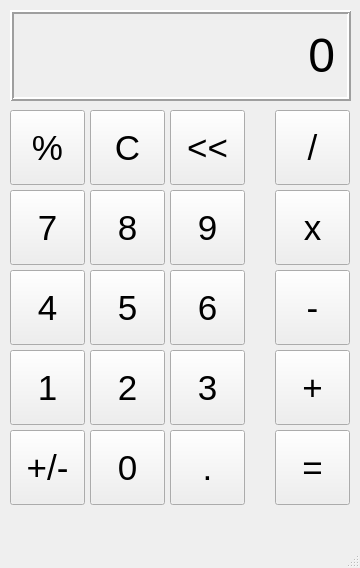
<?xml version="1.0" encoding="UTF-8"?>
<ui version="4.0">
 <class>MainWindow</class>
 <widget class="QMainWindow" name="MainWindow">
  <property name="geometry">
   <rect>
    <x>0</x>
    <y>0</y>
    <width>360</width>
    <height>568</height>
   </rect>
  </property>
  <property name="windowTitle">
   <string>Calculator</string>
  </property>
  <widget class="QWidget" name="centralwidget">
   <widget class="QLabel" name="output_lable">
    <property name="geometry">
     <rect>
      <x>10</x>
      <y>10</y>
      <width>341</width>
      <height>91</height>
     </rect>
    </property>
    <property name="font">
     <font>
      <pointsize>36</pointsize>
     </font>
    </property>
    <property name="frameShape">
     <enum>QFrame::Box</enum>
    </property>
    <property name="frameShadow">
     <enum>QFrame::Raised</enum>
    </property>
    <property name="lineWidth">
     <number>2</number>
    </property>
    <property name="text">
     <string>0</string>
    </property>
    <property name="alignment">
     <set>Qt::AlignRight|Qt::AlignTrailing|Qt::AlignVCenter</set>
    </property>
    <property name="margin">
     <number>10</number>
    </property>
   </widget>
   <widget class="QPushButton" name="percent_button">
    <property name="geometry">
     <rect>
      <x>10</x>
      <y>110</y>
      <width>75</width>
      <height>75</height>
     </rect>
    </property>
    <property name="font">
     <font>
      <pointsize>26</pointsize>
     </font>
    </property>
    <property name="text">
     <string>%</string>
    </property>
   </widget>
   <widget class="QPushButton" name="c_button">
    <property name="geometry">
     <rect>
      <x>90</x>
      <y>110</y>
      <width>75</width>
      <height>75</height>
     </rect>
    </property>
    <property name="font">
     <font>
      <pointsize>26</pointsize>
     </font>
    </property>
    <property name="text">
     <string>C</string>
    </property>
   </widget>
   <widget class="QPushButton" name="arrow_button">
    <property name="geometry">
     <rect>
      <x>170</x>
      <y>110</y>
      <width>75</width>
      <height>75</height>
     </rect>
    </property>
    <property name="font">
     <font>
      <pointsize>26</pointsize>
     </font>
    </property>
    <property name="text">
     <string>&lt;&lt;</string>
    </property>
   </widget>
   <widget class="QPushButton" name="divide_button">
    <property name="geometry">
     <rect>
      <x>275</x>
      <y>110</y>
      <width>75</width>
      <height>75</height>
     </rect>
    </property>
    <property name="font">
     <font>
      <pointsize>26</pointsize>
     </font>
    </property>
    <property name="text">
     <string>/</string>
    </property>
   </widget>
   <widget class="QPushButton" name="button_9">
    <property name="geometry">
     <rect>
      <x>170</x>
      <y>190</y>
      <width>75</width>
      <height>75</height>
     </rect>
    </property>
    <property name="font">
     <font>
      <pointsize>26</pointsize>
     </font>
    </property>
    <property name="text">
     <string>9</string>
    </property>
   </widget>
   <widget class="QPushButton" name="multiply_button">
    <property name="geometry">
     <rect>
      <x>275</x>
      <y>190</y>
      <width>75</width>
      <height>75</height>
     </rect>
    </property>
    <property name="font">
     <font>
      <pointsize>26</pointsize>
     </font>
    </property>
    <property name="text">
     <string>x</string>
    </property>
   </widget>
   <widget class="QPushButton" name="button_7">
    <property name="geometry">
     <rect>
      <x>10</x>
      <y>190</y>
      <width>75</width>
      <height>75</height>
     </rect>
    </property>
    <property name="font">
     <font>
      <pointsize>26</pointsize>
     </font>
    </property>
    <property name="text">
     <string>7</string>
    </property>
   </widget>
   <widget class="QPushButton" name="button_8">
    <property name="geometry">
     <rect>
      <x>90</x>
      <y>190</y>
      <width>75</width>
      <height>75</height>
     </rect>
    </property>
    <property name="font">
     <font>
      <pointsize>26</pointsize>
     </font>
    </property>
    <property name="text">
     <string>8</string>
    </property>
   </widget>
   <widget class="QPushButton" name="button_6">
    <property name="geometry">
     <rect>
      <x>170</x>
      <y>270</y>
      <width>75</width>
      <height>75</height>
     </rect>
    </property>
    <property name="font">
     <font>
      <pointsize>26</pointsize>
     </font>
    </property>
    <property name="text">
     <string>6</string>
    </property>
   </widget>
   <widget class="QPushButton" name="minus_button">
    <property name="geometry">
     <rect>
      <x>275</x>
      <y>270</y>
      <width>75</width>
      <height>75</height>
     </rect>
    </property>
    <property name="font">
     <font>
      <pointsize>26</pointsize>
     </font>
    </property>
    <property name="text">
     <string>-</string>
    </property>
   </widget>
   <widget class="QPushButton" name="button_4">
    <property name="geometry">
     <rect>
      <x>10</x>
      <y>270</y>
      <width>75</width>
      <height>75</height>
     </rect>
    </property>
    <property name="font">
     <font>
      <pointsize>26</pointsize>
     </font>
    </property>
    <property name="text">
     <string>4</string>
    </property>
   </widget>
   <widget class="QPushButton" name="button_5">
    <property name="geometry">
     <rect>
      <x>90</x>
      <y>270</y>
      <width>75</width>
      <height>75</height>
     </rect>
    </property>
    <property name="font">
     <font>
      <pointsize>26</pointsize>
     </font>
    </property>
    <property name="text">
     <string>5</string>
    </property>
   </widget>
   <widget class="QPushButton" name="button_3">
    <property name="geometry">
     <rect>
      <x>170</x>
      <y>350</y>
      <width>75</width>
      <height>75</height>
     </rect>
    </property>
    <property name="font">
     <font>
      <pointsize>26</pointsize>
     </font>
    </property>
    <property name="text">
     <string>3</string>
    </property>
   </widget>
   <widget class="QPushButton" name="add_button">
    <property name="geometry">
     <rect>
      <x>275</x>
      <y>350</y>
      <width>75</width>
      <height>75</height>
     </rect>
    </property>
    <property name="font">
     <font>
      <pointsize>26</pointsize>
     </font>
    </property>
    <property name="text">
     <string>+</string>
    </property>
   </widget>
   <widget class="QPushButton" name="button_1">
    <property name="geometry">
     <rect>
      <x>10</x>
      <y>350</y>
      <width>75</width>
      <height>75</height>
     </rect>
    </property>
    <property name="font">
     <font>
      <pointsize>26</pointsize>
     </font>
    </property>
    <property name="text">
     <string>1</string>
    </property>
   </widget>
   <widget class="QPushButton" name="button_2">
    <property name="geometry">
     <rect>
      <x>90</x>
      <y>350</y>
      <width>75</width>
      <height>75</height>
     </rect>
    </property>
    <property name="font">
     <font>
      <pointsize>26</pointsize>
     </font>
    </property>
    <property name="text">
     <string>2</string>
    </property>
   </widget>
   <widget class="QPushButton" name="decimal_button">
    <property name="geometry">
     <rect>
      <x>170</x>
      <y>430</y>
      <width>75</width>
      <height>75</height>
     </rect>
    </property>
    <property name="font">
     <font>
      <pointsize>26</pointsize>
     </font>
    </property>
    <property name="text">
     <string>.</string>
    </property>
   </widget>
   <widget class="QPushButton" name="plus_minus_button">
    <property name="geometry">
     <rect>
      <x>10</x>
      <y>430</y>
      <width>75</width>
      <height>75</height>
     </rect>
    </property>
    <property name="font">
     <font>
      <pointsize>26</pointsize>
     </font>
    </property>
    <property name="text">
     <string>+/-</string>
    </property>
   </widget>
   <widget class="QPushButton" name="equal_button">
    <property name="geometry">
     <rect>
      <x>275</x>
      <y>430</y>
      <width>75</width>
      <height>75</height>
     </rect>
    </property>
    <property name="font">
     <font>
      <pointsize>26</pointsize>
     </font>
    </property>
    <property name="text">
     <string>=</string>
    </property>
   </widget>
   <widget class="QPushButton" name="button_0">
    <property name="geometry">
     <rect>
      <x>90</x>
      <y>430</y>
      <width>75</width>
      <height>75</height>
     </rect>
    </property>
    <property name="font">
     <font>
      <pointsize>26</pointsize>
     </font>
    </property>
    <property name="text">
     <string>0</string>
    </property>
   </widget>
  </widget>
  <widget class="QMenuBar" name="menubar">
   <property name="geometry">
    <rect>
     <x>0</x>
     <y>0</y>
     <width>360</width>
     <height>26</height>
    </rect>
   </property>
  </widget>
  <widget class="QStatusBar" name="statusbar"/>
 </widget>
 <resources/>
 <connections/>
</ui>
